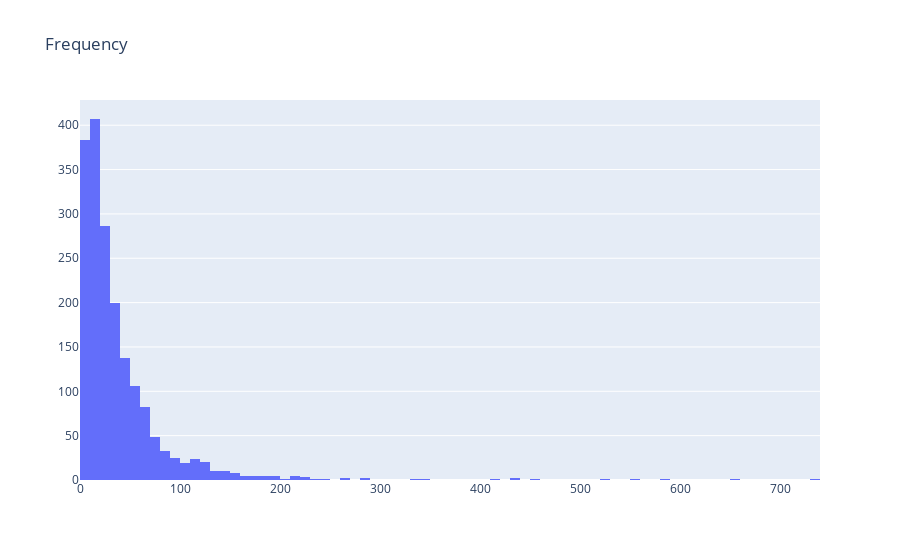

Write notebook code for a chart like this one.
### Code cell
plot_data = [
    go.Histogram(
        x=tx_user.query('Frequency < 1000')['Frequency']
    )
]

plot_layout = go.Layout(
        title='Frequency'
    )
fig = go.Figure(data=plot_data, layout=plot_layout)
iplot(fig)

### Figure 1 — Plotly figure (JSON) as saved in the notebook; plotly's stock layout.template omitted (floating-point values rounded to 4 significant figures; data arrays with more than 128 entries replaced by an {"elided": "..."} marker saying what was removed)
{"data": [{"type": "histogram", "x": {"elided": "1839 int values"}}], "layout": {"title": {"text": "Frequency"}}}
